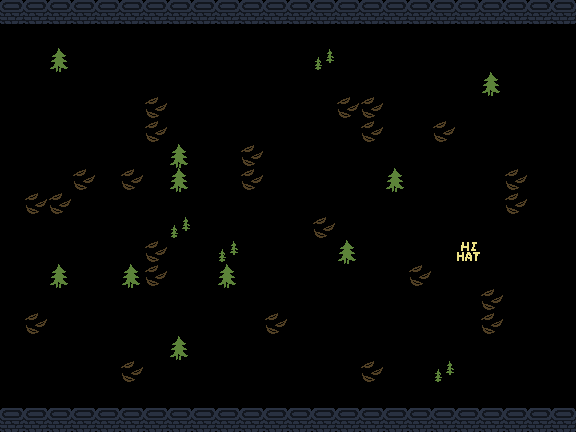

The image is a tile-based game level rendered from a .tmx file. Its description and complete source (layers, tilesets, objects, tile grids) follow:
An orthogonal 24x18 tile map with 24x24 px tiles, 2 tile layers (Words, Map).

<map version="1.8" tiledversion="1.8.4" orientation="orthogonal" renderorder="right-down" width="24" height="18" tilewidth="24" tileheight="24" infinite="0" nextlayerid="4" nextobjectid="1">
 <tileset firstgid="1" name="babaisyou" tilewidth="24" tileheight="24" spacing="2" margin="2" tilecount="624" columns="24">
  <image source="../Sheets/tileset.png" trans="000000" width="626" height="678" />
 </tileset>
 <layer id="3" name="Words" width="24" height="18">
  <data encoding="csv">
0,0,0,0,0,0,0,0,0,0,0,0,0,0,0,0,0,0,0,0,0,0,0,0,
0,0,0,0,0,0,0,0,0,0,0,0,0,0,0,0,0,0,0,0,0,0,0,0,
0,0,0,0,0,0,0,0,0,0,0,0,0,0,0,0,0,0,0,0,0,0,0,0,
0,0,0,0,0,0,0,0,0,0,0,0,0,0,0,0,0,0,0,0,0,0,0,0,
0,0,0,0,0,0,0,0,0,0,0,0,0,0,0,0,0,0,0,0,0,0,0,0,
0,0,0,0,0,0,0,0,0,0,0,0,0,0,0,0,0,0,0,0,0,0,0,0,
0,0,0,0,0,0,0,0,0,0,0,0,0,0,0,0,0,0,0,0,0,0,0,0,
0,0,0,0,0,0,0,0,0,0,0,0,0,0,0,0,0,0,0,0,0,0,0,0,
0,0,0,0,0,0,0,0,0,0,0,0,0,0,0,0,0,0,0,0,0,0,0,0,
0,0,0,0,0,0,0,0,0,0,0,0,0,0,0,0,0,0,0,0,0,0,0,0,
0,0,0,0,0,0,0,0,0,0,0,0,0,0,0,0,0,0,0,0,0,0,0,0,
0,0,0,0,0,0,0,0,0,0,0,0,0,0,0,0,0,0,0,0,0,0,0,0,
0,0,0,0,0,0,0,0,0,0,0,0,0,0,0,0,0,0,0,0,0,0,0,0,
0,0,0,0,0,0,0,0,0,0,0,0,0,0,0,0,0,0,0,0,0,0,0,0,
0,0,0,0,0,0,0,0,0,0,0,0,0,0,0,0,0,0,0,0,0,0,0,0,
0,0,0,0,0,0,0,0,0,0,0,0,0,0,0,0,0,0,0,0,0,0,0,0,
0,0,0,0,0,0,0,0,0,0,0,0,0,0,0,0,0,0,0,0,0,0,0,0,
0,0,0,0,0,0,0,0,0,0,0,0,0,0,0,0,0,0,0,0,0,0,0,0
</data>
 </layer>
 <layer id="1" name="Map" width="24" height="18">
  <data encoding="csv">
541,541,541,541,541,541,541,541,541,541,541,541,541,541,541,541,541,541,541,541,541,541,541,541,
0,0,0,0,0,0,0,0,0,0,0,0,0,0,0,0,0,0,0,0,0,0,0,0,
0,0,517,0,0,0,0,0,0,0,0,0,0,519,0,0,0,0,0,0,0,0,0,0,
0,0,0,0,0,0,0,0,0,0,0,0,0,0,0,0,0,0,0,0,517,0,0,0,
0,0,0,0,0,0,153,0,0,0,0,0,0,0,153,153,0,0,0,0,0,0,0,0,
0,0,0,0,0,0,153,0,0,0,0,0,0,0,0,153,0,0,153,0,0,0,0,0,
0,0,0,0,0,0,0,517,0,0,153,0,0,0,0,0,0,0,0,0,0,0,0,0,
0,0,0,153,0,153,0,517,0,0,153,0,0,0,0,0,517,0,0,0,0,153,0,0,
0,153,153,0,0,0,0,0,0,0,0,0,0,0,0,0,0,0,0,0,0,153,0,0,
0,0,0,0,0,0,0,519,0,0,0,0,0,153,0,0,0,0,0,0,0,0,0,0,
0,0,0,0,0,0,153,0,0,519,0,0,0,0,517,0,0,0,0,194,0,0,0,0,
0,0,517,0,0,517,153,0,0,517,0,0,0,0,0,0,0,153,0,0,0,0,0,0,
0,0,0,0,0,0,0,0,0,0,0,0,0,0,0,0,0,0,0,0,153,0,0,0,
0,153,0,0,0,0,0,0,0,0,0,153,0,0,0,0,0,0,0,0,153,0,0,0,
0,0,0,0,0,0,0,517,0,0,0,0,0,0,0,0,0,0,0,0,0,0,0,0,
0,0,0,0,0,153,0,0,0,0,0,0,0,0,0,153,0,0,519,0,0,0,0,0,
0,0,0,0,0,0,0,0,0,0,0,0,0,0,0,0,0,0,0,0,0,0,0,0,
541,541,541,541,541,541,541,541,541,541,541,541,541,541,541,541,541,541,541,541,541,541,541,541
</data>
 </layer>
</map>